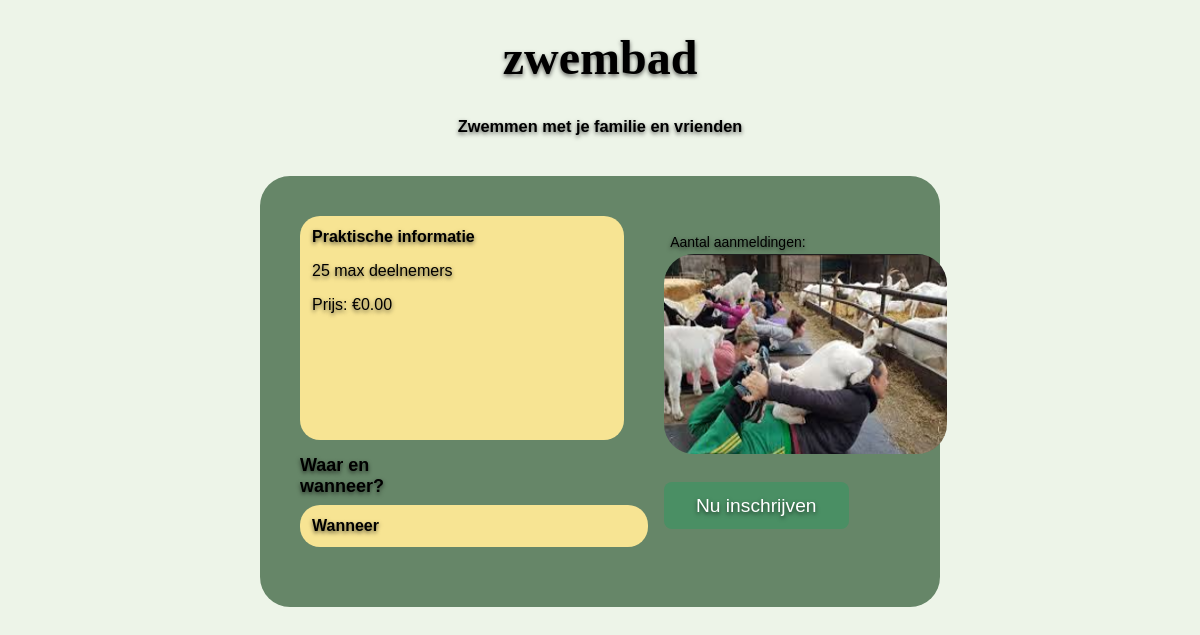
/public/activiteit.php?id=1, run on the app's committed database.
### tables this page shows
CREATE TABLE Activiteiten (
    id INT PRIMARY KEY AUTO_INCREMENT,
    naam VARCHAR(100) NOT NULL,
    beschrijving TEXT,
    max_deelnemers INT,
    
    

    prijs DECIMAL(10,2)
);

### public/activiteit.php (the view, shortened to what this page needs)
<?php
  $server = "localhost";
  $gebruiker = "root";
  $wachtwoord = "";
  $database = "ActiviteitenDB";
  $conn = new mysqli($server, $gebruiker, $wachtwoord, $database);
  $id = (int)($_GET['id'] ?? 0);
  $sql = "SELECT * FROM activiteiten WHERE id = ?";
  $stmt = $conn->prepare($sql);
  $stmt->bind_param("i", $id);
  $stmt->execute();
  $resultaat = $stmt->get_result();
  ?>
  <!DOCTYPE html>
  <html lang="en">
  <head>
  </head>
 <body>
      <?php while ($row = $resultaat->fetch_assoc()) { ?>
        <div class="top-text"><h1><?= $row['naam']; ?> </h1>
        <h3 class="subtitle"><?= $row['beschrijving']; ?> </h3></div>
        <div class="container">
        <div class="1"><div class="info-box"><b>Praktische informatie</b><p><?= $row[ 'max_deelnemers']; ?> max deelnemers<p>
          <p class="prijs">Prijs: €<?= $row['prijs']; ?></p>
        </div>
      <?php }; ?>
        <div class="wanneer">
          <h2>Waar en wanneer?</h2>
          </div>
          <div class="inputveld"><b>Wanneer</b></div>
      </div>
        <div class="2"><div class="image-section">
         <div class="top-texta">Aantal aanmeldingen:</div>
         <img src="/Porthoes/public/images/geitenyoga.png" alt="Activiteit Afbeelding" width="500px" height="200px">
        </div>
      <a href="reserveer.php?id=1" class="btn">Nu inschrijven</a>
      </div>
    </div>
  </body>
  </html>

### public/activiteit.php (style rules this page uses)
body { background-color: #edf4e8; margin: 0; padding: 0; font-family: 'Arial', serif; text-shadow: 0 2px 4px rgba(0, 0, 0, 0.6); }
.container { background-color: #668668; width: 50%; margin: 40px auto; padding: 40px; border-radius: 30px; display: flex; gap: 40px; align-items:center; flex-direction:row; }
.wanneer { width: 35%; color: black; }
.wanneer h2 { font-size: 18px; margin-bottom: 8px; }
h1 { text-align: center; margin-top: 30px; font-size: 48px; font-family: "Georgia", serif; }
.inputveld { background-color: #f7e493; border-radius: 20px; padding: 12px; margin-bottom: 20px; width: 100%; border: none; font-size: 16px; }
.info-box { background-color: #f7e493; border-radius: 20px; padding: 12px; width: 300px; height: 200px; border: none; font-size: 16px; resize: none; }
.btn { display: inline-block; margin-top: 1.5rem; background: #4a8f64; color: #fff; padding: 0.8rem 2rem; border-radius: 8px; font-size: 1.2rem; text-decoration: none; transition: 0.2s; }
.image-section { width: 60%; position: relative; }
.image-section img { width: 200%; border-radius: 30px; }
.top-text { text-align: center; top: -10px; right: 0; font-size: 14px; text-shadow: 0 2px 4px rgba(0,0,0,0.6); }
.top-texta { position: absolute; top: -20px; right: 0px; font-size: 14px; }

### data on the page
activiteiten: naam "zwembad", beschrijving "Zwemmen met je familie en vrienden", max_deelnemers "25", prijs "0.00"
